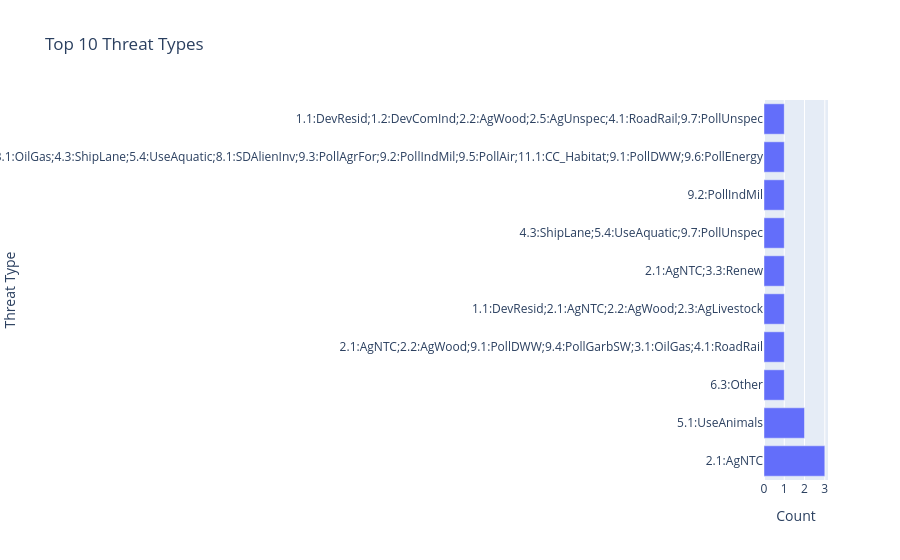

Notebook code cell kept with this figure:
### Code cell
# Explore threat types
if 'Threat' in df_main.columns:
    threat_counts = df_main['Threat'].value_counts().head(10)
    
    fig = px.bar(
        x=threat_counts.values,
        y=threat_counts.index,
        orientation='h',
        labels={'x': 'Count', 'y': 'Threat Type'},
        title='Top 10 Threat Types'
    )
    display(fig)
else:
    print("Threat column not found")

### Figure 1 — Plotly figure (JSON) as saved in the notebook; plotly's stock layout.template omitted (floating-point values rounded to 4 significant figures)
{"data": [{"hovertemplate": "Count=%{x}<br>Threat Type=%{y}<extra></extra>", "legendgroup": "", "marker": {"color": "#636efa", "pattern": {"shape": ""}}, "name": "", "orientation": "h", "showlegend": false, "textposition": "auto", "type": "bar", "x": [3, 2, 1, 1, 1, 1, 1, 1, 1, 1], "xaxis": "x", "y": ["2.1:AgNTC", "5.1:UseAnimals", "6.3:Other", "2.1:AgNTC;2.2:AgWood;9.1:PollDWW;9.4:PollGarbSW;3.1:OilGas;4.1:RoadRail", "1.1:DevResid;2.1:AgNTC;2.2:AgWood;2.3:AgLivestock", "2.1:AgNTC;3.3:Renew", "4.3:ShipLane;5.4:UseAquatic;9.7:PollUnspec", "9.2:PollIndMil", "1.1:DevResid;1.2:DevComInd;3.1:OilGas;4.3:ShipLane;5.4:UseAquatic;8.1:SDAlienInv;9.3:PollAgrFor;9.2:PollIndMil;9.5:PollAir;11.1:CC_Habitat;9.1:PollDWW;9.6:PollEnergy", "1.1:DevResid;1.2:DevComInd;2.2:AgWood;2.5:AgUnspec;4.1:RoadRail;9.7:PollUnspec"], "yaxis": "y"}], "layout": {"barmode": "relative", "legend": {"tracegroupgap": 0}, "title": {"text": "Top 10 Threat Types"}, "xaxis": {"anchor": "y", "domain": [0, 1], "title": {"text": "Count"}}, "yaxis": {"anchor": "x", "domain": [0, 1], "title": {"text": "Threat Type"}}}}
